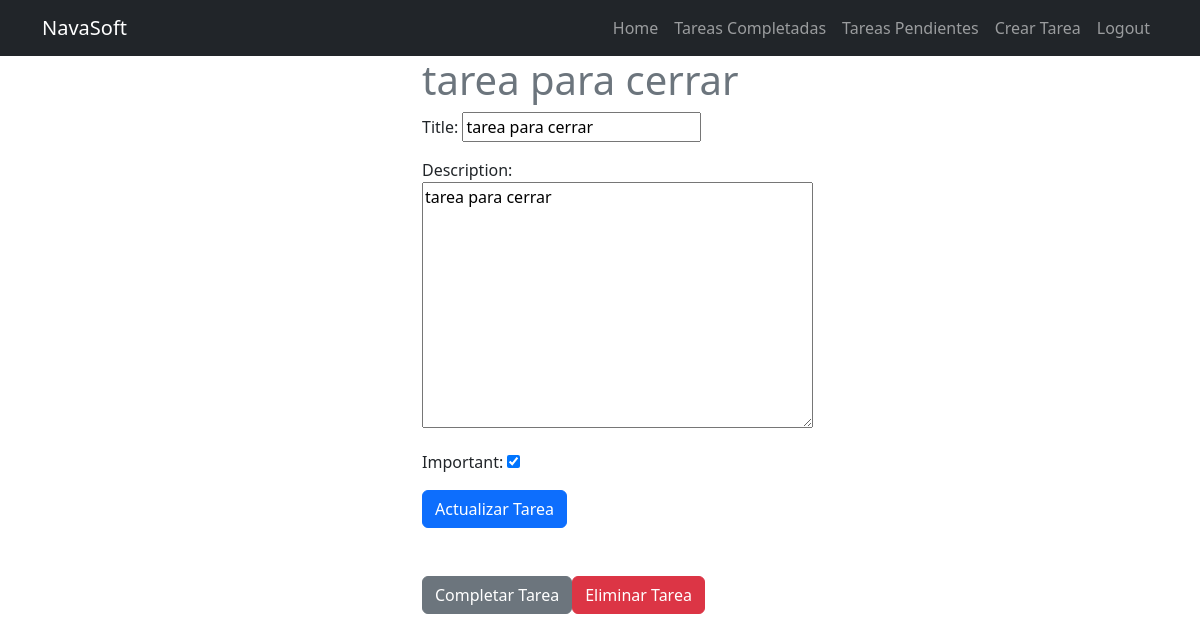
Page /tasks/11 (signed in) on the committed database.
### tasks/models.py (models this page shows, shortened)
class Task(models.Model):
  title = models.CharField(max_length=200)
  description = models.TextField(max_length=1000)
  created = models.DateTimeField(auto_now_add=True)
  datecompleted = models.DateTimeField(null=True, blank=True) #tarea completada
  important = models.BooleanField(default=False)
  user = models.ForeignKey(User, on_delete=models.CASCADE)

### tasks/views.py (the view, shortened to what this page needs)
# urls.py: path("tasks/<int:task_id>", views.task_detail, name='task_detail'),
@login_required
def task_detail(request, task_id):
    if request.method == 'GET':
        task = get_object_or_404(Task, pk=task_id, user=request.user)#evita la caida del server , el usuario debe coincideir con el user actual
        form =  TaskForm(instance=task)#llenara el form con la tarea
        return render(request, 'task_detail.html', {'task':task, 'form':form})

### tasks/forms.py
class TaskForm(forms.ModelForm):
    class Meta:
        model = Task
        fields = ['title', 'description', 'important']
        Widgets={
            'title':forms.TextInput(attrs = {
                'class':'form-control', 'placeholder':'Escribe el titulo de tu tarea'
            }),
            'description':forms.Textarea(attrs = {
                'class':'form-control', 'placeholder':'Escribe la descripcion de tu tarea'
            }),
            'important':forms.CheckboxInput(attrs = {
                'class':'form-check-input m-auto'
            })
        }

### tasks/templates/task_detail.html (shortened to what this page needs)
{% extends 'base.html' %}
{% block content %}
<main class="container">
    <div class="row">
        <div class="col-md-4 offset-md-4">
            <h1 class="text-secondary">{{task.title}}</h1>
            <form action="" method="post">
                {{form.as_p}}
                <button class="btn btn-primary">
                    Actualizar Tarea
                </button>
            </form>
            <div class="mt-5 d-flex ">
                <form action="{% url 'complete_task' task.id %}"  method="post">
                    <button class="btn btn-secondary">
                        Completar Tarea
                    </button>
                </form>
                <form action="{% url 'delete_task' task.id %}"  method="post">
                    <button class="btn btn-danger">
                        Eliminar Tarea
                    </button>
                </form>
            </div>
        </div>
    </div>
</main>
{% endblock %}

### rows in the picture
Task: title "tarea para cerrar", description "tarea para cerrar", important "☑"
